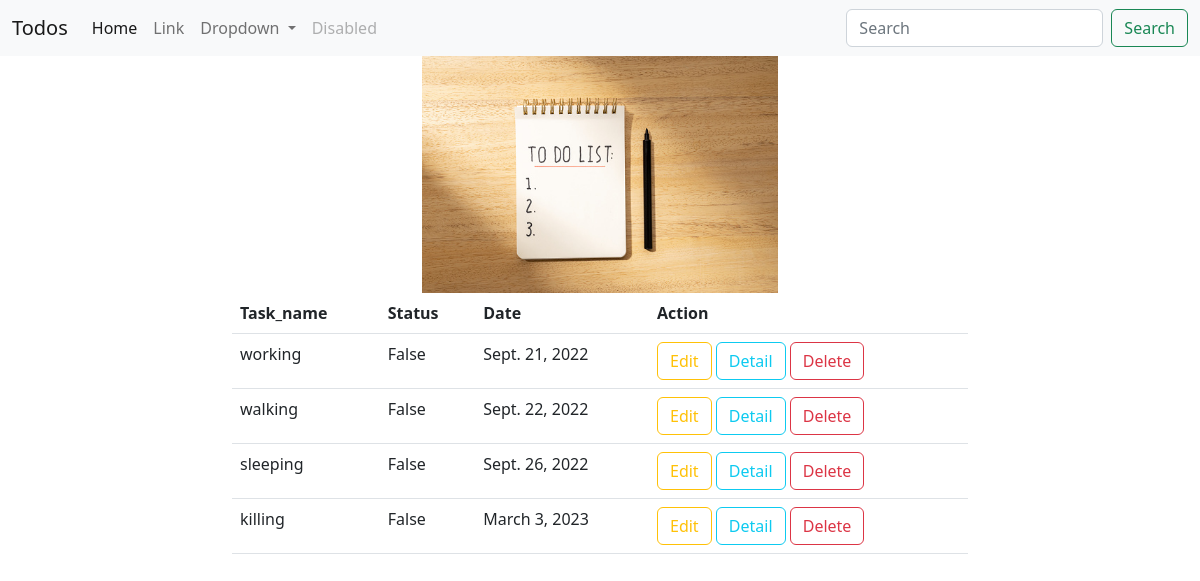
The page /todos/all (signed in) on the database its author committed.
### todoapp/models.py (models this page shows, shortened)
class Todos(models.Model):
    task_name=models.CharField(max_length=120)
    user=models.ForeignKey(User,on_delete=models.CASCADE)
    status=models.BooleanField(default=False)
    created_date=models.DateField(auto_now_add=True)

### todoapp/views.py (the view)
# urls.py: path("todos/all",views.TodoListView.as_view(),name="todos-list"),
@method_decorator(signin_required,name="dispatch")
class TodoListView(ListView):
    model=Todos
    context_object_name="todos"
    template_name="todolist.html"
    def get_queryset(self):
        return Todos.objects.filter(user=self.request.user)

### todoapp/templates/todolist.html (shortened to what this page needs)
{%extends 'base.html'%}
{%block body_block%}
{%load static%}
<div class="container">
    <div class="row">
        <div class="col-4"></div>
        <div class="col-4">
                        <img src="{%static 'images/todolist.jpg'%}" width="100%">
        </div>
        <div class="col-4"></div>
    </div>
    <div class="row">
        <div class="col-2"></div>
        <div class="col-8">
            {%if todos%}
            <table class="table">
                <tr>
                    <th>Task_name</th>
                    <th>Status</th>
                    <th>Date</th>
                    <th>Action</th>
                </tr>
                {%for todo in todos%}
                <tr>
                    <td>{{todo.task_name}}</td>
                    <td>{{todo.status}}</td>
                    <td>{{todo.created_date}}</td>
                    <td>
                        <a href="{%url 'edit-todo' todo.id%}" class="btn btn-outline-warning">Edit</a>
                        <a href="{%url 'todo-detail' todo.id %}" class="btn btn-outline-info">Detail</a>
                        <a href="{%url 'remove-todo' todo.id %}" class="btn btn-outline-danger">Delete</a>
                    </td>
                </tr>
                {%endfor%}
            </table>
            {%else%}
            <h2 class="text-danger">No Todos</h2>
            {%endif%}
        </div>
    </div>
</div>
{%endblock%}

### rows shown on the page
Todos: task_name "working", status "False", created_date "Sept. 21, 2022"
Todos: task_name "walking", status "False", created_date "Sept. 22, 2022"
Todos: task_name "sleeping", status "False", created_date "Sept. 26, 2022"
Todos: task_name "killing", status "False", created_date "March 3, 2023"
